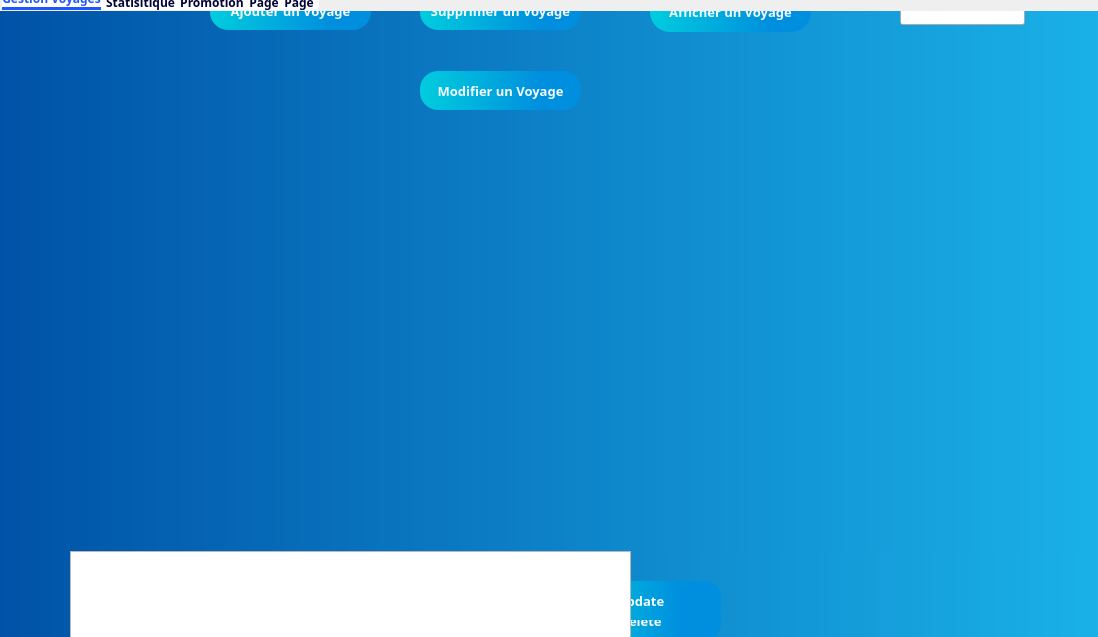
<?xml version="1.0" encoding="UTF-8"?>
<ui version="4.0">
 <class>VoyageInterface</class>
 <widget class="QDialog" name="VoyageInterface">
  <property name="geometry">
   <rect>
    <x>0</x>
    <y>0</y>
    <width>1098</width>
    <height>637</height>
   </rect>
  </property>
  <property name="windowTitle">
   <string>Dialog</string>
  </property>
  <widget class="QTabWidget" name="tabWidget">
   <property name="geometry">
    <rect>
     <x>0</x>
     <y>-10</y>
     <width>1101</width>
     <height>821</height>
    </rect>
   </property>
   <property name="font">
    <font>
     <family>Euclid Circular A</family>
     <pointsize>9</pointsize>
     <weight>75</weight>
     <bold>true</bold>
    </font>
   </property>
   <property name="cursor">
    <cursorShape>ArrowCursor</cursorShape>
   </property>
   <property name="styleSheet">
    <string notr="true">QTabWidget::pane{
position:relative;
	/*background-color: qlineargradient(spread:pad, x1:0, y1:0.556818, x2:0.857955, y2:0.579545, stop:0 rgba(0, 0, 70, 255), stop:1 rgba(28, 181, 224, 255));*/
background-color:qlineargradient(spread:pad, x1:0, y1:0, x2:1, y2:0, stop:0 rgba(0, 82, 167, 255), stop:1 rgba(26, 177, 232, 255));
/*border-image:url(:/new/image/backg.png);*/
/*background-color:qlineargradient(spread:pad, x1:0, y1:0.482955, x2:1, y2:0.517, stop:0.0454545 rgba(202, 197, 49, 255), stop:1 rgba(243, 249, 167, 255));*/
border:none;

}
QTabWidget::tab-bar{
	bottom:1px;
	left:1.75px
}

QTabBar{
background-color:white;
	border-radius:5px;
	margin-top:1px;
}

QTabBar::tab {
	color:rgb(1,3,52);
	border:none;
	min-width:9em;
	min-height:3em;
	margin-right:5px;

}
QTabBar::tab::hover,QTabBar::tab::selected{
	color:rgb(33,86,250);
	border:none;

}
QTabBar::tab::selected{
	border-bottom:4px solid rgb(33,86,250);
}
QTabBar::tab:!selected{
margin-top:4px;
}

</string>
   </property>
   <property name="currentIndex">
    <number>0</number>
   </property>
   <widget class="QWidget" name="tab">
    <attribute name="title">
     <string>Gestion Voyages</string>
    </attribute>
    <widget class="QLineEdit" name="Destination">
     <property name="geometry">
      <rect>
       <x>480</x>
       <y>590</y>
       <width>201</width>
       <height>21</height>
      </rect>
     </property>
     <property name="font">
      <font>
       <pointsize>10</pointsize>
      </font>
     </property>
     <property name="styleSheet">
      <string notr="true">QLineEdit{
background-color:rgba(0, 0, 0, 0);
border:none;
border-bottom:2px solid qlineargradient(spread:pad, x1:0, y1:0.551, x2:0.857955, y2:0.579545, stop:0 rgba(28, 181, 224, 255), stop:0.676136 rgba(16, 105, 170, 255), stop:1 rgba(0, 0, 70, 255));
qproperty-alignment: AlignCenter;
padding-bottom:7px;
/*color:rgb(157, 177, 202);*/
color:white;
}</string>
     </property>
     <property name="placeholderText">
      <string>Destination du Voyage</string>
     </property>
    </widget>
    <widget class="QLabel" name="DestinationLabel">
     <property name="geometry">
      <rect>
       <x>390</x>
       <y>590</y>
       <width>81</width>
       <height>20</height>
      </rect>
     </property>
     <property name="font">
      <font>
       <family>Euclid Circular A</family>
       <pointsize>10</pointsize>
       <weight>75</weight>
       <bold>true</bold>
      </font>
     </property>
     <property name="styleSheet">
      <string notr="true">QLabel{
color:rgb(253,250,250);

}</string>
     </property>
     <property name="text">
      <string>Destination :</string>
     </property>
    </widget>
    <widget class="QDateEdit" name="Date">
     <property name="geometry">
      <rect>
       <x>160</x>
       <y>620</y>
       <width>110</width>
       <height>22</height>
      </rect>
     </property>
    </widget>
    <widget class="QLabel" name="DateLabel">
     <property name="geometry">
      <rect>
       <x>70</x>
       <y>620</y>
       <width>111</width>
       <height>20</height>
      </rect>
     </property>
     <property name="font">
      <font>
       <family>Euclid Circular A</family>
       <pointsize>10</pointsize>
       <weight>75</weight>
       <bold>true</bold>
      </font>
     </property>
     <property name="styleSheet">
      <string notr="true">QLabel{
color:rgb(253,250,250);

}</string>
     </property>
     <property name="text">
      <string>Date Du Voyage :</string>
     </property>
    </widget>
    <widget class="QLabel" name="Title">
     <property name="geometry">
      <rect>
       <x>300</x>
       <y>70</y>
       <width>361</width>
       <height>31</height>
      </rect>
     </property>
     <property name="font">
      <font>
       <family>Euclid Circular A</family>
       <pointsize>18</pointsize>
       <weight>75</weight>
       <bold>true</bold>
      </font>
     </property>
     <property name="styleSheet">
      <string notr="true">QLabel{
color:rgb(253,250,250);
qproperty-alignment: AlignCenter;

}</string>
     </property>
     <property name="text">
      <string/>
     </property>
    </widget>
    <widget class="QLineEdit" name="PrixBillet">
     <property name="geometry">
      <rect>
       <x>480</x>
       <y>650</y>
       <width>113</width>
       <height>20</height>
      </rect>
     </property>
     <property name="font">
      <font>
       <pointsize>10</pointsize>
      </font>
     </property>
     <property name="styleSheet">
      <string notr="true">QLineEdit{
background-color:rgba(0, 0, 0, 0);
border:none;
border-bottom:2px solid qlineargradient(spread:pad, x1:0, y1:0.551, x2:0.857955, y2:0.579545, stop:0 rgba(28, 181, 224, 255), stop:0.676136 rgba(16, 105, 170, 255), stop:1 rgba(0, 0, 70, 255));
qproperty-alignment: AlignCenter;
padding-bottom:5px;
color:rgb(157, 177, 202);
}</string>
     </property>
     <property name="placeholderText">
      <string>Prix Bilet en DT</string>
     </property>
    </widget>
    <widget class="QLabel" name="PrixBilletLabel">
     <property name="geometry">
      <rect>
       <x>390</x>
       <y>650</y>
       <width>81</width>
       <height>20</height>
      </rect>
     </property>
     <property name="font">
      <font>
       <family>Euclid Circular A</family>
       <pointsize>10</pointsize>
       <weight>75</weight>
       <bold>true</bold>
      </font>
     </property>
     <property name="styleSheet">
      <string notr="true">QLabel{
color:rgb(253,250,250);

}</string>
     </property>
     <property name="text">
      <string>Prix Billet :</string>
     </property>
    </widget>
    <widget class="QLabel" name="ClientCINLabel">
     <property name="geometry">
      <rect>
       <x>70</x>
       <y>560</y>
       <width>81</width>
       <height>20</height>
      </rect>
     </property>
     <property name="font">
      <font>
       <family>Euclid Circular A</family>
       <pointsize>10</pointsize>
       <weight>75</weight>
       <bold>true</bold>
      </font>
     </property>
     <property name="styleSheet">
      <string notr="true">QLabel{
color:rgb(157, 177, 202);

}</string>
     </property>
     <property name="text">
      <string>Client CIN</string>
     </property>
    </widget>
    <widget class="QPushButton" name="AfficherVoyageButton">
     <property name="geometry">
      <rect>
       <x>650</x>
       <y>-20</y>
       <width>161</width>
       <height>41</height>
      </rect>
     </property>
     <property name="font">
      <font>
       <family>Euclid Circular A</family>
       <pointsize>10</pointsize>
       <weight>75</weight>
       <bold>true</bold>
       <kerning>true</kerning>
      </font>
     </property>
     <property name="cursor">
      <cursorShape>PointingHandCursor</cursorShape>
     </property>
     <property name="focusPolicy">
      <enum>Qt::TabFocus</enum>
     </property>
     <property name="styleSheet">
      <string notr="true">QPushButton{
padding:10px;
border-radius:20px;
background-color:qlineargradient(spread:pad, x1:0, y1:0, x2:0.773, y2:0, stop:0 rgba(0, 205, 222, 255), stop:0.965909 rgba(0, 143, 222, 255));
/*background-color:qlineargradient(spread:pad, x1:0.0113636, y1:0.568, x2:1, y2:0.568136, stop:0 rgba(255, 166, 0, 255), stop:1 rgba(255, 213, 87, 255));*/
color:rgb(243, 252, 255);

}
QPushButton:focus,QPushButton:hover{
	background-color: qlineargradient(spread:pad, x1:0, y1:0, x2:0.773, y2:0, stop:0 rgba(0, 205, 222, 255), stop:0.965909 rgba(0, 143, 222, 255));
}</string>
     </property>
     <property name="text">
      <string>Afficher un Voyage</string>
     </property>
    </widget>
    <widget class="QPushButton" name="SupprimerVoyageButton">
     <property name="geometry">
      <rect>
       <x>420</x>
       <y>-20</y>
       <width>161</width>
       <height>39</height>
      </rect>
     </property>
     <property name="font">
      <font>
       <family>Euclid Circular A</family>
       <pointsize>10</pointsize>
       <weight>75</weight>
       <bold>true</bold>
       <kerning>true</kerning>
      </font>
     </property>
     <property name="cursor">
      <cursorShape>PointingHandCursor</cursorShape>
     </property>
     <property name="focusPolicy">
      <enum>Qt::TabFocus</enum>
     </property>
     <property name="styleSheet">
      <string notr="true">QPushButton{
border-radius:18px;
background-color: qlineargradient(spread:pad, x1:0, y1:0, x2:0.773, y2:0, stop:0 rgba(0, 205, 222, 255), stop:0.965909 rgba(0, 143, 222, 255));
color:rgb(243, 252, 255);
max-height:3em;
border:none;
}
QPushButton:focus,QPushButton:hover{
	
background-color:qlineargradient(spread:pad, x1:0, y1:0, x2:0.773, y2:0, stop:0 rgba(0, 143, 222, 255), stop:1 rgba(0, 205, 222, 255));
}</string>
     </property>
     <property name="text">
      <string>Supprimer un Voyage</string>
     </property>
    </widget>
    <widget class="QLineEdit" name="ClientCIN">
     <property name="geometry">
      <rect>
       <x>160</x>
       <y>550</y>
       <width>161</width>
       <height>31</height>
      </rect>
     </property>
     <property name="font">
      <font>
       <pointsize>10</pointsize>
      </font>
     </property>
     <property name="styleSheet">
      <string notr="true">QLineEdit{
background-color:rgba(0, 0, 0, 0);
border:none;
border-bottom:2px solid rgb(8, 195, 222);
qproperty-alignment: AlignCenter;
padding-bottom:5px;
color:rgb(243, 244, 244);
}</string>
     </property>
     <property name="placeholderText">
      <string>Enter Client CIN</string>
     </property>
    </widget>
    <widget class="QPushButton" name="AjouterVoyageButton">
     <property name="geometry">
      <rect>
       <x>210</x>
       <y>-20</y>
       <width>161</width>
       <height>39</height>
      </rect>
     </property>
     <property name="font">
      <font>
       <family>Euclid Circular A</family>
       <pointsize>10</pointsize>
       <weight>75</weight>
       <bold>true</bold>
       <kerning>true</kerning>
      </font>
     </property>
     <property name="cursor">
      <cursorShape>PointingHandCursor</cursorShape>
     </property>
     <property name="focusPolicy">
      <enum>Qt::TabFocus</enum>
     </property>
     <property name="styleSheet">
      <string notr="true">QPushButton{
border-radius:18px;
background-color: qlineargradient(spread:pad, x1:0, y1:0, x2:0.773, y2:0, stop:0 rgba(0, 205, 222, 255), stop:0.965909 rgba(0, 143, 222, 255));
color:rgb(243, 252, 255);
max-height:3em;
border:none;
}
QPushButton:focus,QPushButton:hover{
	
background-color:qlineargradient(spread:pad, x1:0, y1:0, x2:0.773, y2:0, stop:0 rgba(0, 143, 222, 255), stop:1 rgba(0, 205, 222, 255));
}</string>
     </property>
     <property name="text">
      <string>Ajouter un Voyage</string>
     </property>
    </widget>
    <widget class="QPushButton" name="AjouterButton">
     <property name="geometry">
      <rect>
       <x>280</x>
       <y>650</y>
       <width>161</width>
       <height>31</height>
      </rect>
     </property>
     <property name="font">
      <font>
       <family>Euclid Circular A</family>
       <pointsize>10</pointsize>
       <weight>75</weight>
       <bold>true</bold>
       <kerning>true</kerning>
      </font>
     </property>
     <property name="cursor">
      <cursorShape>PointingHandCursor</cursorShape>
     </property>
     <property name="focusPolicy">
      <enum>Qt::TabFocus</enum>
     </property>
     <property name="styleSheet">
      <string notr="true">QPushButton{
border-radius:14px;
background-color: qlineargradient(spread:pad, x1:0, y1:0, x2:0.773, y2:0, stop:0 rgba(0, 205, 222, 255), stop:0.965909 rgba(0, 143, 222, 255));
color:rgb(243, 252, 255);
border:none;
}
QPushButton:focus,QPushButton:hover{
	
background-color:qlineargradient(spread:pad, x1:0, y1:0, x2:0.773, y2:0, stop:0 rgba(0, 143, 222, 255), stop:1 rgba(0, 205, 222, 255));
}</string>
     </property>
     <property name="text">
      <string>Ajouter</string>
     </property>
    </widget>
    <widget class="QTableView" name="tableView">
     <property name="geometry">
      <rect>
       <x>70</x>
       <y>540</y>
       <width>561</width>
       <height>301</height>
      </rect>
     </property>
     <property name="minimumSize">
      <size>
       <width>0</width>
       <height>0</height>
      </size>
     </property>
     <property name="styleSheet">
      <string notr="true">QTableView:item:selected{
		selection-color:white;
		background-color:qlineargradient(spread:pad, x1:0, y1:0, x2:0.773, y2:0, stop:0 rgba(0, 205, 222, 255), stop:0.965909 rgba(0, 143, 222, 255));
	alternate-background-color:red;	

}
QTableVeiw{
outline: none;
}

QTableView::item:focus{border:none;outline: none;}
QTableView::item:selected{border:none;outline: none;}

</string>
     </property>
     <property name="verticalScrollBarPolicy">
      <enum>Qt::ScrollBarAsNeeded</enum>
     </property>
     <property name="horizontalScrollBarPolicy">
      <enum>Qt::ScrollBarAsNeeded</enum>
     </property>
     <property name="selectionMode">
      <enum>QAbstractItemView::SingleSelection</enum>
     </property>
     <property name="selectionBehavior">
      <enum>QAbstractItemView::SelectItems</enum>
     </property>
     <property name="gridStyle">
      <enum>Qt::SolidLine</enum>
     </property>
    </widget>
    <widget class="QPushButton" name="DeleteButton">
     <property name="geometry">
      <rect>
       <x>560</x>
       <y>590</y>
       <width>161</width>
       <height>39</height>
      </rect>
     </property>
     <property name="font">
      <font>
       <family>Euclid Circular A</family>
       <pointsize>10</pointsize>
       <weight>75</weight>
       <bold>true</bold>
       <kerning>true</kerning>
      </font>
     </property>
     <property name="cursor">
      <cursorShape>PointingHandCursor</cursorShape>
     </property>
     <property name="focusPolicy">
      <enum>Qt::TabFocus</enum>
     </property>
     <property name="styleSheet">
      <string notr="true">QPushButton{
border-radius:16px;
background-color: qlineargradient(spread:pad, x1:0, y1:0, x2:0.773, y2:0, stop:0 rgba(0, 205, 222, 255), stop:0.965909 rgba(0, 143, 222, 255));
color:rgb(243, 252, 255);
max-height:3em;
border:none;
}
QPushButton:focus,QPushButton:hover{
	
background-color:qlineargradient(spread:pad, x1:0, y1:0, x2:0.773, y2:0, stop:0 rgba(0, 143, 222, 255), stop:1 rgba(0, 205, 222, 255));
}</string>
     </property>
     <property name="text">
      <string>Delete</string>
     </property>
    </widget>
    <widget class="QLabel" name="SelectLigne">
     <property name="geometry">
      <rect>
       <x>70</x>
       <y>126</y>
       <width>461</width>
       <height>31</height>
      </rect>
     </property>
     <property name="font">
      <font>
       <family>Euclid Circular A</family>
       <pointsize>12</pointsize>
       <weight>75</weight>
       <bold>true</bold>
      </font>
     </property>
     <property name="styleSheet">
      <string notr="true">QLabel{
color:rgb(253,250,250);
qproperty-alignment: AlignCenter;

}</string>
     </property>
     <property name="text">
      <string/>
     </property>
    </widget>
    <widget class="QPushButton" name="ModifierVoyageButton">
     <property name="geometry">
      <rect>
       <x>420</x>
       <y>60</y>
       <width>161</width>
       <height>39</height>
      </rect>
     </property>
     <property name="font">
      <font>
       <family>Euclid Circular A</family>
       <pointsize>10</pointsize>
       <weight>75</weight>
       <bold>true</bold>
       <kerning>true</kerning>
      </font>
     </property>
     <property name="cursor">
      <cursorShape>PointingHandCursor</cursorShape>
     </property>
     <property name="focusPolicy">
      <enum>Qt::TabFocus</enum>
     </property>
     <property name="styleSheet">
      <string notr="true">QPushButton{
border-radius:18px;
background-color: qlineargradient(spread:pad, x1:0, y1:0, x2:0.773, y2:0, stop:0 rgba(0, 205, 222, 255), stop:0.965909 rgba(0, 143, 222, 255));
color:rgb(243, 252, 255);
max-height:3em;
border:none;
}
QPushButton:focus,QPushButton:hover{
	
background-color:qlineargradient(spread:pad, x1:0, y1:0, x2:0.773, y2:0, stop:0 rgba(0, 143, 222, 255), stop:1 rgba(0, 205, 222, 255));
}</string>
     </property>
     <property name="text">
      <string>Modifier un Voyage</string>
     </property>
    </widget>
    <widget class="QPushButton" name="Update">
     <property name="geometry">
      <rect>
       <x>560</x>
       <y>570</y>
       <width>161</width>
       <height>39</height>
      </rect>
     </property>
     <property name="font">
      <font>
       <family>Euclid Circular A</family>
       <pointsize>10</pointsize>
       <weight>75</weight>
       <bold>true</bold>
       <kerning>true</kerning>
      </font>
     </property>
     <property name="cursor">
      <cursorShape>PointingHandCursor</cursorShape>
     </property>
     <property name="focusPolicy">
      <enum>Qt::TabFocus</enum>
     </property>
     <property name="styleSheet">
      <string notr="true">QPushButton{
border-radius:16px;
background-color: qlineargradient(spread:pad, x1:0, y1:0, x2:0.773, y2:0, stop:0 rgba(0, 205, 222, 255), stop:0.965909 rgba(0, 143, 222, 255));
color:rgb(243, 252, 255);
max-height:3em;
border:none;
}
QPushButton:focus,QPushButton:hover{
	
background-color:qlineargradient(spread:pad, x1:0, y1:0, x2:0.773, y2:0, stop:0 rgba(0, 143, 222, 255), stop:1 rgba(0, 205, 222, 255));
}</string>
     </property>
     <property name="text">
      <string>Update</string>
     </property>
    </widget>
    <widget class="QLineEdit" name="ModifierCIN">
     <property name="geometry">
      <rect>
       <x>900</x>
       <y>-10</y>
       <width>113</width>
       <height>20</height>
      </rect>
     </property>
     <property name="styleSheet">
      <string notr="true">QLineEdit{

background-color:rgb(206, 206, 206);
border:none;
color:rgb(130,130,130);
}</string>
     </property>
     <property name="readOnly">
      <bool>true</bool>
     </property>
    </widget>
    <widget class="QLineEdit" name="ModifierDestination">
     <property name="geometry">
      <rect>
       <x>900</x>
       <y>-10</y>
       <width>113</width>
       <height>20</height>
      </rect>
     </property>
    </widget>
    <widget class="QLineEdit" name="ModifierDateVoyage">
     <property name="geometry">
      <rect>
       <x>900</x>
       <y>-10</y>
       <width>113</width>
       <height>20</height>
      </rect>
     </property>
    </widget>
    <widget class="QLineEdit" name="ModifierPrixBillet">
     <property name="geometry">
      <rect>
       <x>900</x>
       <y>-10</y>
       <width>125</width>
       <height>24</height>
      </rect>
     </property>
     <property name="styleSheet">
      <string notr="true"/>
     </property>
    </widget>
    <widget class="QTableView" name="tableViewUpdate">
     <property name="geometry">
      <rect>
       <x>70</x>
       <y>540</y>
       <width>561</width>
       <height>301</height>
      </rect>
     </property>
    </widget>
   </widget>
   <widget class="QWidget" name="tab_2">
    <attribute name="title">
     <string>Statisitique</string>
    </attribute>
   </widget>
   <widget class="QWidget" name="tab_4">
    <attribute name="title">
     <string>Promotion</string>
    </attribute>
   </widget>
   <widget class="QWidget" name="tab_3">
    <attribute name="title">
     <string>Page</string>
    </attribute>
   </widget>
   <widget class="QWidget" name="tab_5">
    <attribute name="title">
     <string>Page</string>
    </attribute>
   </widget>
  </widget>
 </widget>
 <resources/>
 <connections/>
</ui>
